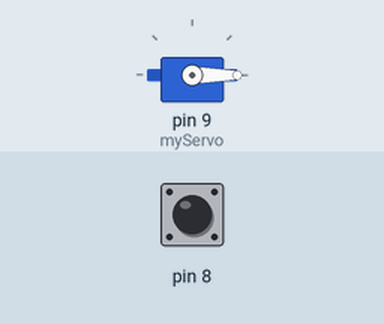
The sketch below on a simulated Arduino Uno, built with avr-gcc and run on an emulated ATmega328P. Parts: servo. The inputs (shaded band) are chosen by the test bench; at power-on: pin 8 LOW.

Above: at 1.2 s.
1.3 s: pin 8 driven HIGH
At 2.4 s:
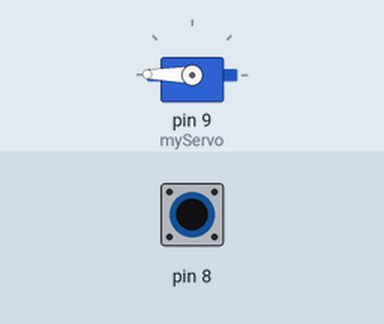
2.9 s: pin 8 pulsed LOW 2 times (0.12 s each, 0.3 s apart)
At 3.35 s:
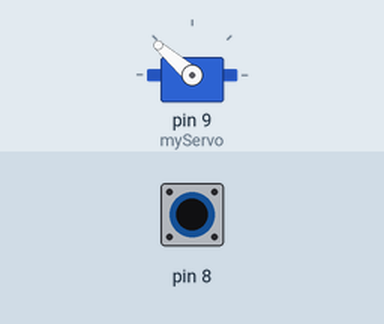
5.0 s: pin 8 driven LOW
At 6.3 s:
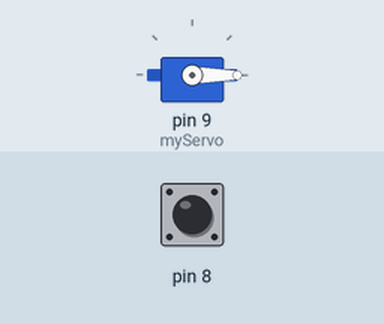
6.6 s: pin 8 pulsed HIGH 5 times (0.12 s each, 0.3 s apart)
Timing chart, 0 to 9.8 s (numbered marks = the images above; inputs shaded):
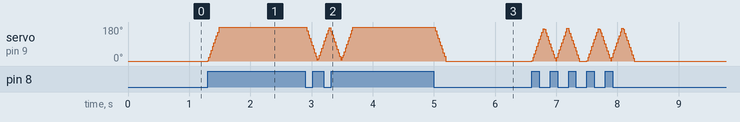

Measured:
- after the input at 1.3 s, servo on pin 9 (myServo): moves from 0° to 179° over 0.19 s, starting at once
- after the input at 5.0 s, servo on pin 9 (myServo): moves from 179° to 0° over 0.19 s, starting at once

The sketch:

Exercise4_2.ino
```cpp
#include <Servo.h>
//Above line includes a header file to use functions attributed to the servo motor

//this line initializes a Servo motor called "myServo"
Servo myServo;

//Declare variables for the angle of the sevo motor and the state of the button
int angle = 0;
int switchState = 0;

void setup() {

  //Set the pin of the servo motor to be pin 9
  myServo.attach(9);

  //Set the button to be an input pin and set the servo motor to be at angle 0
  pinMode(8, INPUT);
  myServo.write(0);
}

void loop() {

  //read the state of the button
  switchState = digitalRead(8);

  //if the button is pressed and the angle is zero:
  if (switchState == HIGH && angle == 0) {
    //set the servomotor to all angles 0-179 with 1 ms delays in between each movement
    for (int i=0; i <= 179; i++) {
      myServo.write(i);
      delay(1);
    }
    //set the new angle to be 179
    angle = 179;
    //if the button is pressed, but the motor is already at the 179 degrees, just wait a millisecond
  } else if (switchState == HIGH && angle == 179) {
    delay(1);
    //if the button is not pressed and the angle of the motor is 179 degrees,
  }else if (switchState == LOW && angle == 179) {
    //set the servomotor backwards to all angles 179-0 with 1 ms delays in between each movement
    for (int i = 179; i >= 0; i--) {
      myServo.write(i);
      delay(1);
    }
    //set the new angle as 0 degrees;
    angle = 0;
  } else {
    //if the button is decompressed and the motor isalready at the 0 degree, wait a millisecond betore iterating
    delay(1);
  }

}
```
